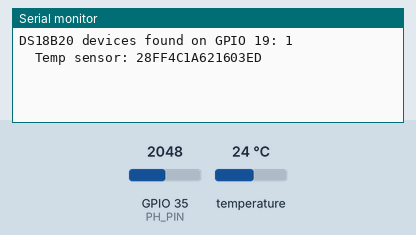
A sketch run on a simulated ESP32. Parts: the last lines printed to the serial monitor. Inputs (shaded band) come from the test bench; at power-on: temperature 24 °C, GPIO 35 (PH_PIN) = 2048 (analog values on the 0–4095 scale).

Above: at 1.7 s.
1.8 s: temperature set to 12 °C
At 4.3 s:
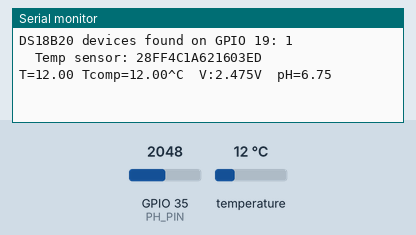
5.1 s: GPIO 35 (PH_PIN) set to 2866
6.6 s: temperature set to 19 °C
At 7.8 s:
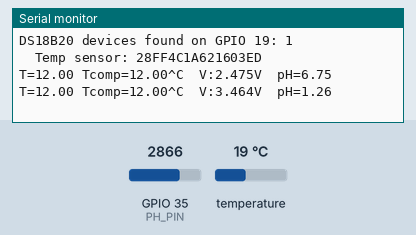
8.1 s: GPIO 35 (PH_PIN) set to 3603
At 10.2 s:
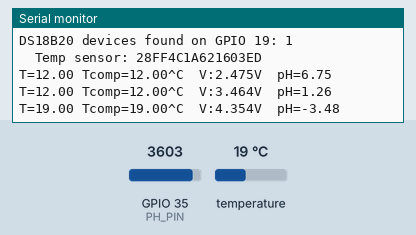

The sketch:

ph_cali_no_ten_k.ino
```cpp
/*
 * pH_ESP32_DS18B20.ino
 *
 * ESP32 port of the pH sensing code, with one DS18B20 for temperature.
 *
 * pH conversion (unchanged from the original):
 *   pH = 7.0 + (2.5 - V) / 0.18
 *   compensated pH = pH + (T - 25) * 0.03
 * To calibrate, adjust PH7_VOLTAGE (voltage in pH 7 buffer) and
 * PH_SLOPE (volts per pH unit) using the V reading printed on Serial.
 *
 * Temperature code: S.A.L.I.M.A.N.G.O. DS18B20 handling
 *   - non-blocking (asynchronous) conversions
 *   - invalid readings rejected (-127 disconnected, 85.0 power-on value, out of range)
 *   - falls back to 25 °C (flagged [TEMP_FAULT]) if the sensor faults
 *
 * Required libraries (Arduino Library Manager):
 *   - OneWire
 *   - DallasTemperature
 *
 * Serial Monitor: 115200 baud
 */

#include <Arduino.h>
#include <OneWire.h>
#include <DallasTemperature.h>
#include <math.h>

// ---------------- Pins ----------------
#define PH_PIN        35   // ADC1_CH7, input-only. Use ADC1 pins only: ADC2 doesn't work while Wi-Fi is on
constexpr uint8_t PIN_ONEWIRE = 19;   // 1-Wire bus, external 4.7 kOhm pull-up to 3.3 V

// ---------------- pH constants ----------------
#define PH7_VOLTAGE   2.5      // module output (V) at pH 7  -> adjust during calibration
#define PH_SLOPE      0.18     // V per pH unit              -> adjust during calibration
#define PH_TEMP_COEF  0.03     // pH units per °C (original code's compensation)
#define DIVIDER_RATIO 1.5      // 10k (top) + 20k (bottom) divider: Vmodule = Vpin * 1.5
                               // set to 1.0 if the module output goes straight to the ESP32
#define PH_SAMPLES    10
#define READ_INTERVAL 3000UL   // ms

// ---------------- Temperature constants ----------------
constexpr uint32_t T_CONV_MS    = 750;   // DS18B20 12-bit conversion time

// ============================ Objects ==================================
OneWire           oneWire(PIN_ONEWIRE);
DallasTemperature ds(&oneWire);

// ======================== Temperature state ============================
DeviceAddress tAddr;
bool     tPresent = false;
bool     tValid   = false;
float    tC       = NAN;
uint32_t tReqAt   = 0;

float temperature = 25.0;   // compensation temperature actually used

// ======================== Temperature helpers ==========================

// Uses the DS18B20 beside the pH probe; falls back to 25 °C if it faults.
bool compensationTemp(float &t) {
  if (tValid) { t = tC; return true; }
  t = 25.0f;                                   // no compensation; flagged
  return false;
}

void printAddress(const DeviceAddress a) {
  for (uint8_t i = 0; i < 8; i++) {
    if (a[i] < 16) Serial.print('0');
    Serial.print(a[i], HEX);
  }
}

void fmtTemp(char *out, size_t n) {
  if (tValid) snprintf(out, n, "%.2f", tC);
  else        snprintf(out, n, "FAULT");
}

// Non-blocking: reads the finished conversion, then starts the next one
void pollTemps(uint32_t now) {
  if (now - tReqAt < T_CONV_MS) return;        // conversion still running
  if (!tPresent) {
    tValid = false;
  } else {
    float v = ds.getTempC(tAddr);
    // -127 = disconnected; 85.0 = power-on reset value (never a real pond reading)
    tValid = (v != DEVICE_DISCONNECTED_C) && (v != 85.0f) && (v > -10.0f) && (v < 60.0f);
    tC = v;
  }
  ds.requestTemperatures();                    // async: returns immediately
  tReqAt = now;
}

void setupTemps() {
  ds.begin();
  uint8_t n = ds.getDeviceCount();
  Serial.printf("\nDS18B20 devices found on GPIO %u: %u\n", PIN_ONEWIRE, n);
  tPresent = ds.getAddress(tAddr, 0);
  Serial.print("  Temp sensor: ");
  if (tPresent) { printAddress(tAddr); ds.setResolution(tAddr, 12); Serial.println(); }
  else Serial.println(F("NOT FOUND — check wiring and 4.7 kOhm pull-up"));
  ds.setWaitForConversion(false);
  ds.requestTemperatures();
  tReqAt = millis();
}

// ============================ pH functions =============================

float ph(float voltage) {
  return 7.0 + ((PH7_VOLTAGE - voltage) / PH_SLOPE);
}

// Average of PH_SAMPLES readings, returned as the module's output voltage (V)
float readPHVoltage() {
  uint32_t sum = 0;
  for (int i = 0; i < PH_SAMPLES; i++) {
    sum += analogReadMilliVolts(PH_PIN);       // eFuse-calibrated millivolts
    delay(10);
  }
  return (sum / (float)PH_SAMPLES) / 1000.0 * DIVIDER_RATIO;
}

// =========================== setup / loop ==============================

void setup() {
  Serial.begin(115200);
  delay(500);

  // ADC: 12-bit, 11 dB attenuation (~0.15 to ~3.1 V usable range)
  analogReadResolution(12);
  analogSetPinAttenuation(PH_PIN, ADC_11db);

  setupTemps();
  Serial.println();
}

void loop() {
  static unsigned long timepoint = millis();
  uint32_t now = millis();

  pollTemps(now);

  if (now - timepoint > READ_INTERVAL) {
    timepoint = now;

    bool  tOK     = compensationTemp(temperature);
    float voltage = readPHVoltage();
    float rawPH   = ph(voltage);
    float compPH  = rawPH + (temperature - 25.0) * PH_TEMP_COEF;

    char s1[10];
    fmtTemp(s1, sizeof(s1));

    Serial.printf("T=%s Tcomp=%.2f^C  V:%.3fV  pH=%.2f", s1, temperature, voltage, compPH);
    if (!tOK) Serial.print(" [TEMP_FAULT]");
    Serial.println();
  }
}
```

Measured:
- after the input at 1.8 s, the serial monitor: prints a new line after 1.8 s (image 1)
- after the input at 8.1 s, the serial monitor: prints a new line after 1.5 s (image 3)
